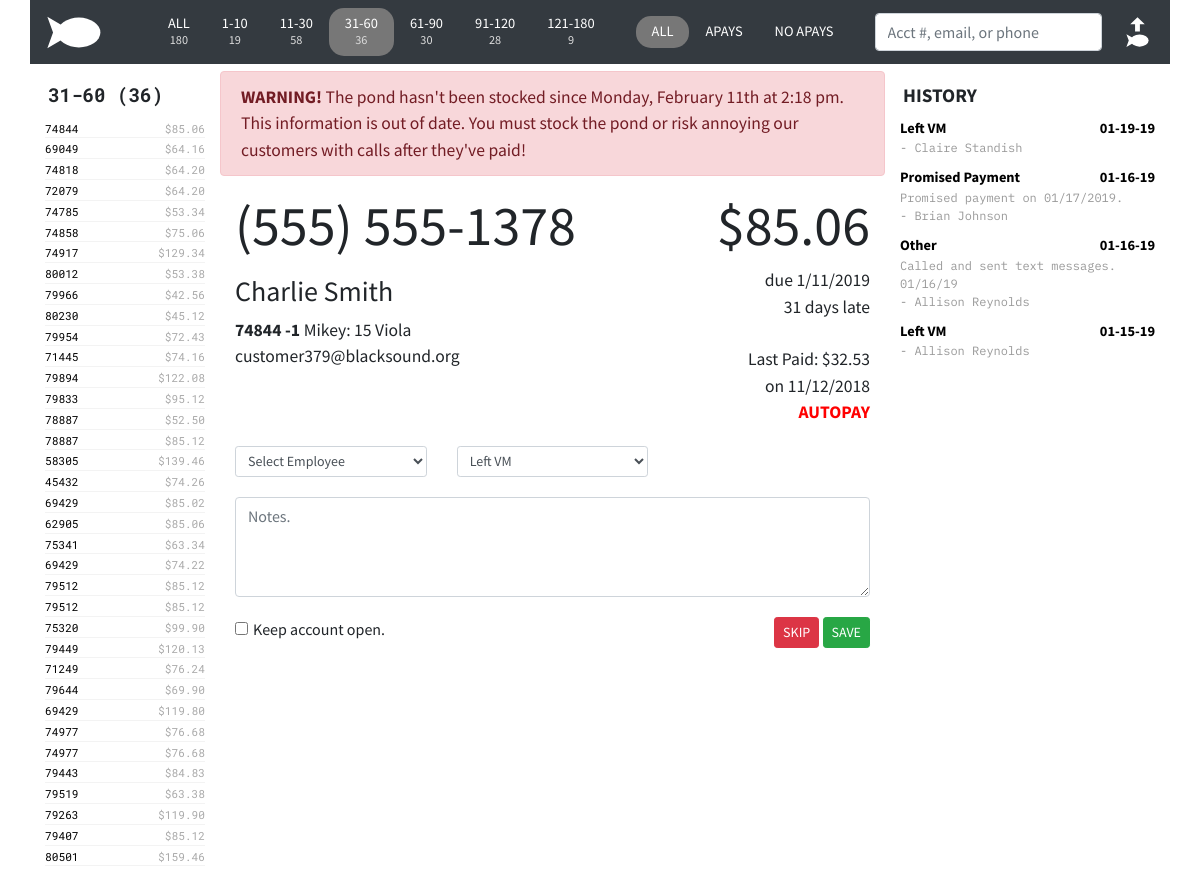
The page /?minmax=31-60 (signed in) on the database its author committed.
### tables this page shows
CREATE TABLE `fishes` (
  `crnt_pk` int(6) DEFAULT NULL,
  `crnt_acct` int(11) DEFAULT NULL,
  `crnt_sub` int(11) DEFAULT NULL,
  `crnt_desc` varchar(50) DEFAULT NULL,
  `crnt_student` varchar(30) DEFAULT NULL,
  `crnt_lastdate` varchar(12) DEFAULT NULL,
  `crnt_lastamt` decimal(10,2) DEFAULT NULL,
  `crnt_amtdue` decimal(10,2) DEFAULT NULL,
  `crnt_payoff` decimal(10,2) DEFAULT NULL,
  `crnt_ndate` varchar(12) DEFAULT NULL,
  `crnt_paymentdue` decimal(10,2) DEFAULT NULL,
  `crnt_latedue` decimal(10,2) DEFAULT NULL,
  `crnt_otherdue` decimal(10,2) DEFAULT NULL,
  `crnt_payments` varchar(30) DEFAULT NULL,
  `crnt_last` varchar(20) DEFAULT NULL,
  `crnt_zip` varchar(10) DEFAULT NULL,
  `crnt_qty` decimal(2,0) DEFAULT NULL,
  `crnt_sku` varchar(30) DEFAULT NULL,
  `crnt_email` varchar(50) DEFAULT NULL,
  `crnt_emailmethod` varchar(5) DEFAULT NULL,
  `crnt_addr1` varchar(50) DEFAULT NULL,
  `crnt_addr2` varchar(50) DEFAULT NULL,
  `crnt_addr3` varchar(50) DEFAULT NULL,
  `crnt_addr4` varchar(50) DEFAULT NULL,
  `crnt_addr5` varchar(50) DEFAULT NULL,
  `crnt_name` varchar(50) DEFAULT NULL,
  `crnt_hmphone` varchar(50) DEFAULT NULL,
  `crnt_rntdesc` varchar(50) DEFAULT NULL,
  `crnt_extra1` varchar(11) DEFAULT NULL,
  `crnt_extra2` varchar(50) DEFAULT NULL
);

CREATE TABLE `contact` (
  `ID` int(11) NOT NULL,
  `ctac_acct` int(11) NOT NULL,
  `ctac_date` int(12) NOT NULL,
  `ctac_lanid` varchar(20) NOT NULL,
  `ctac_action` varchar(20) NOT NULL,
  `ctac_note` text NOT NULL,
  `ctac_daysLate` int(11) NOT NULL,
  `ctac_seen` varchar(1) NOT NULL
);

### application/controller/home.php (called while the page is built, shortened)
<?php
class Home extends Controller
{
    public function index()
    {
        $session = $this->model->setSessionVariables();
        if (isset($_GET["lookup"])) {
            $accountQuery = $this->model->displayAccount($_GET["lookup"]);
            $listHeader = "Account:";
        } else {
            $minmax = explode("-", $session->minmax);
            $min = $minmax[0];
            $max = $minmax[1];
            $accountQuery = $this->model->accountList($session->apay, $min, $max);
            $listHeader = ($min) . "-" . ($max) . " (" . count($accountQuery) . ")";
        }
        $accountHistory = $this->model->accountHistory($accountQuery[0]->crnt_acct);
        $addItUp = $this->model->addItUp($accountQuery);
        $lastStocked = file_get_contents(ROOT . 'public/laststocked.txt');
        require APP . 'view/_templates/header.php';
        require APP . 'view/home/left-column.php';
        require APP . 'view/home/middle-column.php';
        require APP . 'view/home/right-column.php';
        require APP . 'view/_templates/footer.php';
    }
}

### public/index.php (called while the page is built, shortened)
<?php
require APP . 'core/controller.php';
$app = new Application();

### application/core/controller.php (called while the page is built, shortened)
<?php
class Controller
{
    public $db = null;
    private function openDatabaseConnection()
    {
        $options = array(PDO::ATTR_DEFAULT_FETCH_MODE => PDO::FETCH_OBJ, PDO::ATTR_ERRMODE => PDO::ERRMODE_WARNING);
        $this->db = new PDO(DB_TYPE . ':host=' . DB_HOST . ';dbname=' . DB_NAME . ';charset=' . DB_CHARSET, DB_USER, DB_PASS, $options);
    }
    public function loadModel()
    {
        require APP . 'model/model.php';
        $this->model = new Model($this->db);
    }
}

### application/model/model.php (called while the page is built, shortened)
<?php
class Model
{
    function __construct($db)
    {
        try {
            $this->db = $db;
        } catch (PDOException $e) {
            exit('Database connection could not be established.');
        }
    }
    public function setSessionVariables()
    {
        $variables = (object) [
            'apay' => $_SESSION["apay"],
            'minmax' => $_SESSION["minmax"],
            'lanid' => $_SESSION["ctac_lanid"]
        ];
        return $variables;
    }
    public function accountList($apay, $min, $max, $emailFilter = "monkey")
    {
        $sql = "SELECT * FROM fishes WHERE (crnt_rntdesc <> '$apay' AND
                                            crnt_extra1 >= $min AND
                                            crnt_extra1 <= $max AND
                                            crnt_extra2 <> 'Y' AND
                                            crnt_email <> '$emailFilter') ORDER BY crnt_extra1 * 1";
        $query = $this->db->prepare($sql);
        $query->execute();
        $result = $query->fetchAll();
        return $result;
    }
    public function accountHistory($account)
    {
        $sql = "SELECT * FROM contact WHERE ctac_acct = $account ORDER BY ctac_date DESC";
        $query = $this->db->prepare($sql);
        $query->execute();
        return $query->fetchAll();
    }
}

### application/view/home/left-column.php (the view)
<section class="col-sm-2 left-column">
    <div class="col-header">
        <?php echo $listHeader; ?>
    </div>
    <ul class="account-list">
        <?php foreach ($accountQuery as $account) { ?>
            <li class="account-list-item">
                <a href="<?php echo URL; ?>?lookup=<?php echo $account->crnt_acct; ?>"><?php echo $account->crnt_acct; ?></a>
                <span class="account-list-bal-due">$<?php echo number_format($account->crnt_paymentdue, 2); ?></span>
            </li>
        <?php } ?>
    </ul>
</section>

### application/view/home/middle-column.php (shortened to what this page needs)
<section class="col-sm-7 middle-column">
    <section class="row account-info">
        <div ID="stock-pond-warning" class="alert alert-danger">
            <b>WARNING!</b> The pond hasn't been stocked since <?php echo  date('l, F jS \a\t g:i a', $lastStocked)?>. This information is out of date. You must stock the pond or risk annoying our customers with calls after they've paid!
        </div>
        <section class="col-sm-8 account-left">
            <div class="account-detail">
                <h1><?php echo ($accountQuery[0]->crnt_hmphone != "(   )    -") ? $accountQuery[0]->crnt_hmphone : "NO PHONE"; ?></h1>
                <p>
                <h3 id="crnt_name"><?php echo htmlspecialchars($accountQuery[0]->crnt_name)?> </h3>
                    <strong><?php echo $accountQuery[0]->crnt_acct . $addItUp->sub;?></strong> <?php echo $addItUp->student;?><br>
                    <?php echo ($accountQuery[0]->crnt_email != "") ? htmlspecialchars($accountQuery[0]->crnt_email) : "NO EMAIL"; ?>
                </p>
            </div>
        </section>
        <section class="col-sm-4 account-right">
            <h1>$<?php echo number_format($addItUp->payment, 2)?></h1>
            due <?php echo $accountQuery[0]->crnt_ndate; ?><br>
            <?php echo $accountQuery[0]->crnt_extra1;?> days late<br>
            <br>
            Last Paid: $<?php echo $accountQuery[0]->crnt_lastamt;?><br>
            on <?php echo $accountQuery[0]->crnt_lastdate;?><br>
            <div class="autopay-alert">
                <?php if ($accountQuery[0]->crnt_rntdesc == "Rental (Autopay)") {
                echo "AUTOPAY";
                }?>
            </div>
        </section>
    </section>
    <form action="<?php echo URL; ?>" method="POST">
    <section class="row action">
        <section class="col-sm-4">
            <select class="form-control form-control-sm" name="ctac_lanid" required>
                <?php
                if ($session->lanid == "") echo "<option value=\"\">Select Employee</option>";
                ?>
            </select>
        </section>
        <section class="col-sm-4">
            <select class="form-control form-control-sm" name="ctac_action" id="ctac_action" autofocus>
                <option value="Left VM" selected>Left VM</option>
            </select>
        </section>
        <section class="col-sm-4">
        </section>
    </section>
    <section class="row">
        <section class="col-sm-12">
            <textarea name="ctac_note" placeholder="Notes." ID="ctac_note" class="form-control"></textarea>
        </section>
    </section>
    <section class="row action-save">
        <section class="col-sm-6 action-checkboxes">
            <div class="form-check form-check-inline">
                <input name="crnt_extra2" class="form-check-input" type="checkbox" value="N">
                <label class="form-check-label" for="inlineCheckbox1">Keep account open.</label>
            </div>
        </section>
        <section class="col-sm-6 contact-save">
            <input type="submit" name="contact" value="SKIP" class="btn btn-danger btn-sm">
            <input type="submit" name="contact" value="SAVE" class="btn btn-success btn-sm">
        </section>
    </section>
    </form>
</section>

### application/view/home/right-column.php (shortened to what this page needs)
<section class="col-sm-3 right-column">
    <div class="col-header">
        HISTORY
    </div>
    <?php
    if (sizeof($accountHistory) == 0) {
        echo "<div class=\"history-action\">This account has no previous contact history.</div>";
    } else {
        foreach ($accountHistory as $contact) { ?>
            <div class="history-item" ID="<?php echo $contact->ID; ?>">
                <div class="history-action">
                    <?php if (isset($contact->ctac_action)) echo htmlspecialchars($contact->ctac_action, ENT_QUOTES, 'UTF-8'); ?>
                    <span class="history-date">
                        <?php if (isset($contact->ctac_date)) echo date("m-d-y", $contact->ctac_date); ?>
                    </span>
                </div>
                <div class="history-note">
                    <?php
                    if ($contact->ctac_note != "") {
                        echo htmlspecialchars(stripslashes($contact->ctac_note), ENT_QUOTES, 'UTF-8') . "<br>";
                    }
                    ?>
                    - <?php echo htmlspecialchars($contact->ctac_lanid, ENT_QUOTES, 'UTF-8'); ?>
                </div>
            </div>
    <?php }
    } ?>
</section>

### public/css/style.css (style rules this page uses)
body { font-family: 'Source Sans Pro', sans-serif; }
h1 { font-size: 3.5rem; }
textarea { margin: 20px 0 20px 0; }
.col-header { font-weight: bold; font-size: 120%; padding: 10px 0px 8px 3px; }
.left-column { font-family: 'Roboto Mono', monospace; }
.account-list { list-style-type: none; padding-left: 0; font-size: 70%; color: #aaa; }
.account-list-item { margin-top: 3px; border-bottom: 1px solid #f3f3f3; }
.account-list-item a { color: black; }
.account-list-bal-due { float: right; }
#stock-pond-warning { display: none; }
.account-info { font-size: 110%; }
.account-right { text-align: right; }
.autopay-alert { color: red; font-weight: bold; }
.action { margin-top: 20px; }
#ctac_note { width: 100%; height: 100px; }
.contact-save { text-align: right; }
.history-item { margin-bottom: 10px; }
.history-action { font-size: 90%; color: #000; font-weight: bold; }
.history-date { float: right; }
.history-note { font-family: 'IBM Plex Mono', monospace; font-size: 75%; color: #999; }

### rows shown on the page
fishes: crnt_acct "74844", crnt_paymentdue "85.06", crnt_hmphone "(555) 555-1378", crnt_name "Charlie Smith", crnt_email "customer379@blacksound.org", crnt_ndate "1/11/2019", crnt_extra1 "31", crnt_lastamt "32.53", crnt_lastdate "11/12/2018"
fishes: crnt_acct "69049", crnt_paymentdue "64.16"
fishes: crnt_acct "74818", crnt_paymentdue "64.20"
fishes: crnt_acct "72079", crnt_paymentdue "64.20"
fishes: crnt_acct "74785", crnt_paymentdue "53.34"
fishes: crnt_acct "74858", crnt_paymentdue "75.06"
fishes: crnt_acct "74917", crnt_paymentdue "129.34"
fishes: crnt_acct "80012", crnt_paymentdue "53.38"
fishes: crnt_acct "79966", crnt_paymentdue "42.56"
fishes: crnt_acct "80230", crnt_paymentdue "45.12"
fishes: crnt_acct "79954", crnt_paymentdue "72.43"
fishes: crnt_acct "71445", crnt_paymentdue "74.16"
fishes: crnt_acct "79894", crnt_paymentdue "122.08"
fishes: crnt_acct "79833", crnt_paymentdue "95.12"
fishes: crnt_acct "78887", crnt_paymentdue "52.50"
fishes: crnt_acct "78887", crnt_paymentdue "85.12"
fishes: crnt_acct "58305", crnt_paymentdue "139.46"
fishes: crnt_acct "45432", crnt_paymentdue "74.26"
fishes: crnt_acct "69429", crnt_paymentdue "85.02"
fishes: crnt_acct "62905", crnt_paymentdue "85.06"
fishes: crnt_acct "75341", crnt_paymentdue "63.34"
fishes: crnt_acct "69429", crnt_paymentdue "74.22"
fishes: crnt_acct "79512", crnt_paymentdue "85.12"
fishes: crnt_acct "79512", crnt_paymentdue "85.12"
fishes: crnt_acct "75320", crnt_paymentdue "99.90"
fishes: crnt_acct "79449", crnt_paymentdue "120.13"
fishes: crnt_acct "71249", crnt_paymentdue "76.24"
fishes: crnt_acct "79644", crnt_paymentdue "69.90"
fishes: crnt_acct "69429", crnt_paymentdue "119.80"
fishes: crnt_acct "74977", crnt_paymentdue "76.68"
fishes: crnt_acct "74977", crnt_paymentdue "76.68"
fishes: crnt_acct "79443", crnt_paymentdue "84.83"
fishes: crnt_acct "79519", crnt_paymentdue "63.38"
fishes: crnt_acct "79263", crnt_paymentdue "119.90"
fishes: crnt_acct "79407", crnt_paymentdue "85.12"
fishes: crnt_acct "80501", crnt_paymentdue "159.46"
contact: ctac_action "Left VM", ctac_date "01-19-19", ctac_lanid "Claire Standish"
contact: ctac_action "Promised Payment", ctac_date "01-16-19", ctac_note "Promised payment on 01/17/2019.", ctac_lanid "Brian Johnson"
contact: ctac_action "Other", ctac_date "01-16-19", ctac_note "Called and sent text messages. 01/16/19", ctac_lanid "Allison Reynolds"
contact: ctac_action "Left VM", ctac_date "01-15-19", ctac_lanid "Allison Reynolds"

### other values the page prints
$aging->all "180"
$aging->one "19"
$aging->eleven "58"
$aging->thirtyOne "36"
$aging->sixtyOne "30"
$aging->ninetyOne "28"
$aging->oneTwentyPlus "9"
$listHeader "31-60 (36)"
date('l, F jS \a\t g:i a', $lastStocked) "Monday, February 11th at 2:18 pm"
$addItUp->sub "-1"
$addItUp->student "Mikey: 15 Viola"
$addItUp->payment "85.06"
